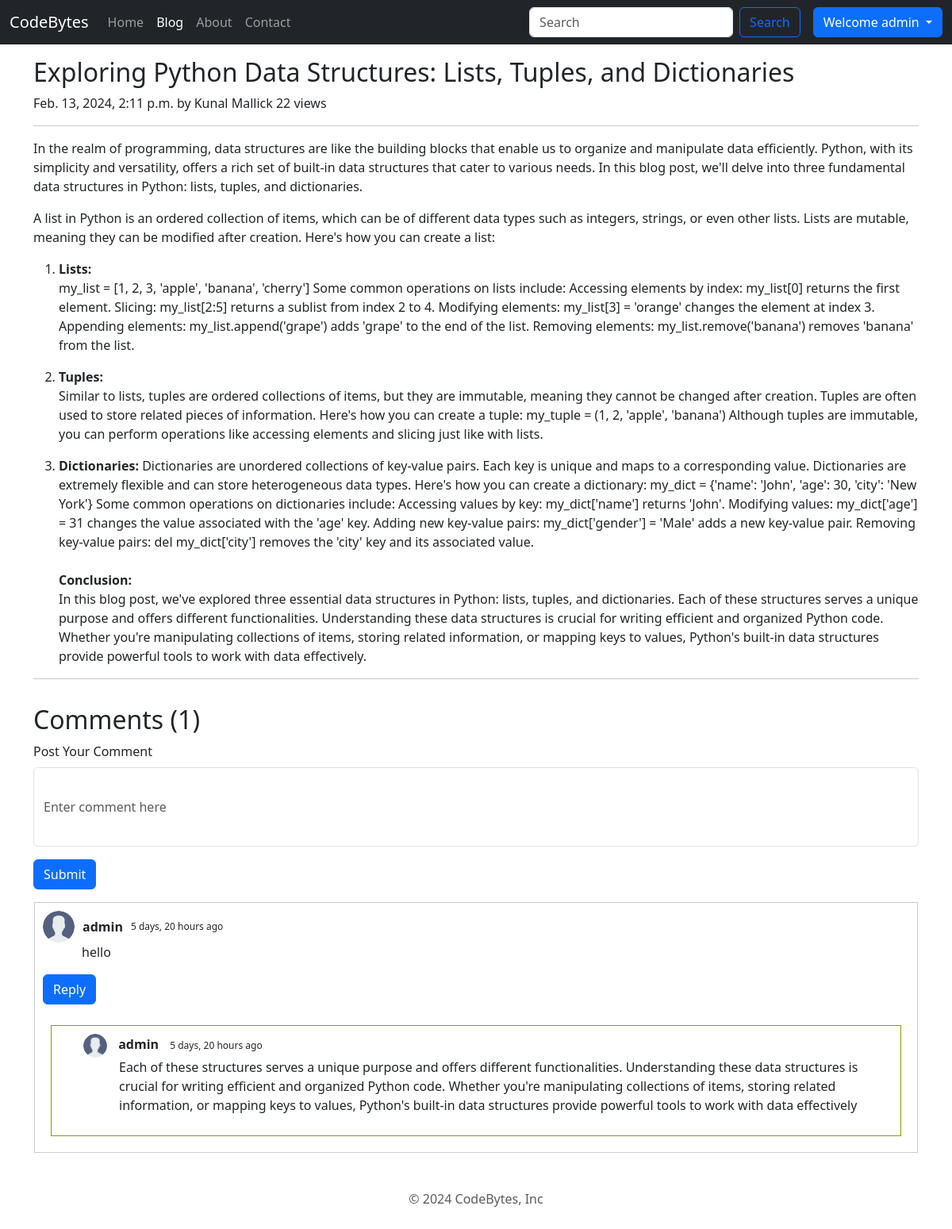
Screenshot of /blog/exploring-python-data-structures (signed in) with the database file from the repository.
### blog/models.py (models this page shows, shortened)
class Post(models.Model):
    sno = models.AutoField(primary_key=True)
    title = models.CharField(max_length=255)
    content = RichTextField()
    author = models.CharField(max_length=20)
    slug = models.SlugField(max_length=100)
    timeStamp = models.DateTimeField(blank=True)
    views = models.IntegerField(default=0)

class BlogComment(models.Model):
    sno = models.AutoField(primary_key=True)
    comment = models.TextField()
    user = models.ForeignKey(User, on_delete=models.CASCADE)
    post = models.ForeignKey(Post, on_delete=models.CASCADE)
    parent = models.ForeignKey('self', on_delete=models.CASCADE, null=True)
    timeStamp = models.DateTimeField(default=now)

### blog/views.py (the view)
# urls.py: path('<str:slug>', views.blogPost, name = 'blogPost'),
def blogPost(request, slug):
    post = Post.objects.filter(slug=slug).first()
    post.views = post.views + 1
    post.save()
    comments = BlogComment.objects.filter(post=post, parent=None)
    replies = BlogComment.objects.filter(post=post).exclude(parent=None)
    replyDict = {}
    for reply in replies:
        if reply.parent.sno not in replyDict.keys():
            replyDict[reply.parent.sno] = [reply]
        else:
            replyDict[reply.parent.sno].append(reply)
    context = {'post': post, 'comments':comments, 'user':request.user, 'replyDict':replyDict}
    return render(request, 'blog/blogPost.html', context)

### blog/templatetags/my_filter.py (called while the page is built)
@register.filter(name='get_val')
def get_val(dict,key):
    return dict.get(key)

### templates/blog/blogPost.html (shortened to what this page needs)
{% extends "base.html" %}
{% block blogactive %} active {% endblock blogactive %}
{% block body %}
{% load humanize %}
{% load my_filter %}
<div class="container py-3">
    <h2 class="blog-post-title">{{post.title}}</h2>
    <p class="blog-post-meta">{{post.timeStamp}} by {{post.author}} <span> {{post.views}} views</span></p>
    <hr>
    <p>{{post.content|safe}}</p>
    <hr>
</div>
<div class="container">
    <h2>Comments ({{comments.count}})</h2>
    {% if user.is_authenticated %}
    <form action="/blog/postComment" method="post">
        <div class="mb-3">
            <label for="exampleInputEmail1" class="form-label">Post Your Comment</label>
            <input type="text" class="form-control" style="height: 100px;" name="comment" placeholder="Enter comment here">
        </div>
        <button type="submit" class="btn btn-primary">Submit</button>
    </form>
    {% for comment in comments %}
    <div class="comment-section">
        <div class="comment">
            <div class="user-info">
                <img src="/static/img/user.png" alt="User Profile Image">
                <span class="username">{{comment.user.username}}</span>
                <span class="timestamp">{{comment.timeStamp|naturaltime}}</span>
            </div>
            <p class="comment-text">{{comment.comment}}</p>
            <p class="d-inline-flex gap-1">
                <button class="btn btn-primary" type="button" data-bs-toggle="collapse"
                    data-bs-target="#replyBox{{comment.sno}}" aria-expanded="false" aria-controls="collapseExample">
                    Reply
                </button>
            </p>
            {% for reply in replyDict|get_val:comment.sno %}
            <div class="replies">
                <div class="reply-user-info">
                    <img src="/static/img/user.png" alt="User Profile Image">
                    <span class="replies-username"><b>{{reply.user.username}}</b></span>
                    <span class="timestamp">{{reply.timeStamp|naturaltime}}</span>
                    <p class="replies-comment-text">{{reply.comment}}</p>
                </div>
            </div>
            {% endfor %}
        </div>
    </div>
    {% endfor %}
    {% else %}
    <p>Login to view and post comments</p>
    {% endif %}
</div>
{% endblock body %}

### templates/base.html (shortened to what this page needs)
<!doctype html>
<html lang="en">
<head>
  <link href="https://cdn.jsdelivr.net/npm/bootstrap@5.3.2/dist/css/bootstrap.min.css" rel="stylesheet"
>
  {% load static %}
  <link rel="stylesheet" href="{% static 'css/style.css' %}">
</head>
<body>
  <nav class="navbar navbar-expand-lg navbar-dark bg-dark">
    <div class="container-fluid">
      <a class="navbar-brand" href="/">CodeBytes</a>
      <div class="collapse navbar-collapse" id="navbarSupportedContent">
        <ul class="navbar-nav me-auto mb-2 mb-lg-0">
          <li class="nav-item">
            <a class="nav-link {% block homeactive %}{% endblock homeactive %}" aria-current="page" href="/">Home</a>
          </li>
          <li class="nav-item">
            <a class="nav-link {% block blogactive %}{% endblock blogactive %}" aria-current="page"
              href="/blog">Blog</a>
          </li>
          <li class="nav-item">
            <a class="nav-link {% block aboutactive %}{% endblock aboutactive %}" href="/about">About</a>
          </li>
          <li class="nav-item">
            <a class="nav-link {% block contactactive %}{% endblock contactactive %}" href="/contact">Contact</a>
          </li>
        </ul>
        <form method="get" action="/search" class="d-flex mx-3" role="search">
          <input class="form-control me-2" type="search" placeholder="Search" aria-label="Search" name="query"
            id="query">
          <button class="btn btn-outline-primary" type="submit">Search</button>
        </form>
        {% if user.is_authenticated %}
        <div class="dropdown">
          <button class="btn btn-primary dropdown-toggle" type="button" data-bs-toggle="dropdown"
            aria-expanded="false">
            Welcome {{request.user}}
          </button>
        </div>
        {% endif %}
      </div>
    </div>
  </nav>
  {% block body %}
  {% endblock body %}
  <div class="container">
    <footer class="py-3 my-4">
      <p class="text-center text-body-secondary">© 2024 CodeBytes, Inc</p>
    </footer>
  </div>
</body>
</html>

### static/css/style.css (style rules this page uses)
.comment-section { margin: 15px auto; padding: 1px; }
.comment { padding: 10px; margin-bottom: 5px; border: 1px solid #ccc; }
.user-info { display: flex; align-items: center; }
.user-info img { width: 40px; height: 40px; border-radius: 50%; margin-right: 10px; }
.comment-text { margin-left: 49px; }
.username { font-weight: bold; }
.timestamp { margin-left: 10px; font-size: 12px; }
.replies { padding: 10px; border: 1px solid #80a300; margin: 10px; }
.reply-user-info { margin-left: 30px; }
.reply-user-info img { width: 30px; height: 30px; border-radius: 50%; margin-right: 10px; }
.reply-user-info p { margin-left: 45px }

### rows the page displays
Post: title "Exploring Python Data Structures: Lists, Tuples, and Dictionaries", timeStamp "Feb. 13, 2024, 2:11 p.m.", author "Kunal Mallick", views "22", content "In the realm of programming, data structures are like the building blocks that enable us to organize and manipulate data efficiently. Python, with its simplicity and versatility, offers a rich set of built-in data structures that cater to various needs. In this blog post, we'll delve into three fundamental data structures in Python: lists, tuples, and dictionaries. A list in Python is an ordered collection of items, which can be of different data types such as integers, strings, or even other lists. Lists are mutable, meaning they can be modified after creation. Here's how you can create a list: Lists: my_list = [1, 2, 3, 'apple', 'banana', 'cherry'] Some common operations on lists include:…"
BlogComment: user.username "admin", timeStamp "5 days, 20 hours ago", comment "hello"
BlogComment: user.username "admin", timeStamp "5 days, 20 hours ago", comment "Each of these structures serves a unique purpose and offers different functionalities. Understanding these data structures is crucial for writing efficient and organized Python code. Whether you're manipulating collections of items, storing related information, or mapping keys to values, Python's built-in data structures provide powerful tools to work with data effectively"

### other values shown
{{ request.user }} "admin"
{{ comments.count }} "1"
